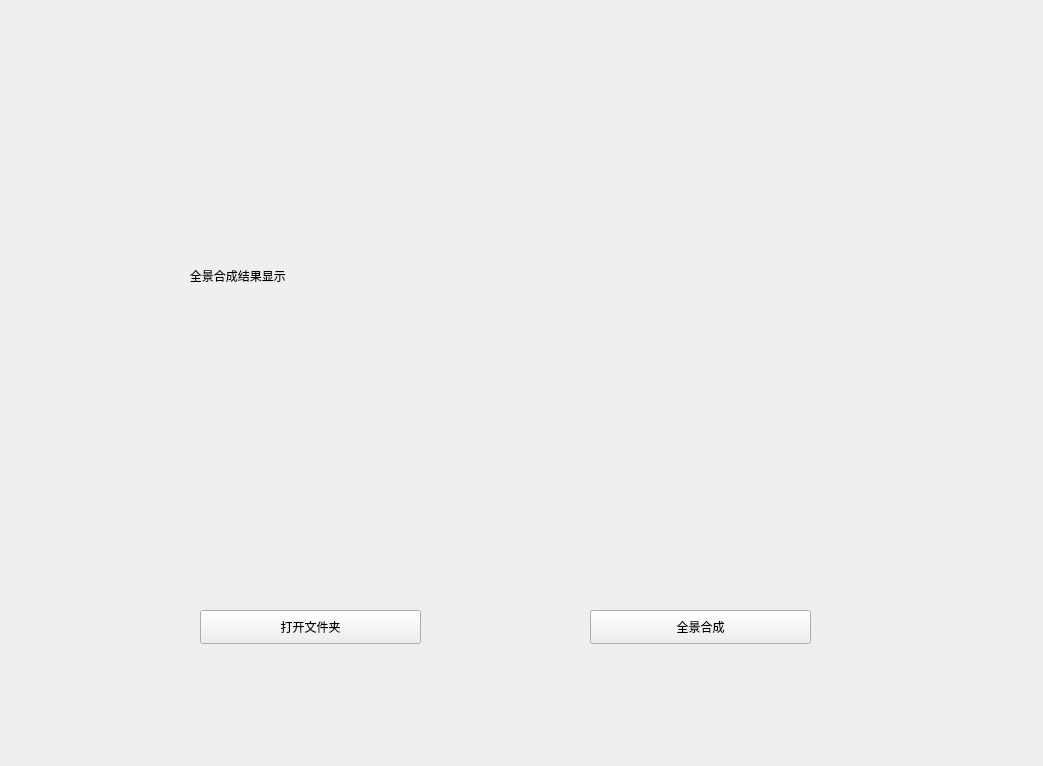
<?xml version="1.0" encoding="UTF-8"?>
<ui version="4.0">
 <class>Form</class>
 <widget class="QWidget" name="Form">
  <property name="geometry">
   <rect>
    <x>0</x>
    <y>0</y>
    <width>1043</width>
    <height>766</height>
   </rect>
  </property>
  <property name="minimumSize">
   <size>
    <width>1043</width>
    <height>766</height>
   </size>
  </property>
  <property name="maximumSize">
   <size>
    <width>1043</width>
    <height>766</height>
   </size>
  </property>
  <property name="windowTitle">
   <string>全景图像拼接</string>
  </property>
  <widget class="QLabel" name="lbl_show">
   <property name="geometry">
    <rect>
     <x>40</x>
     <y>50</y>
     <width>961</width>
     <height>451</height>
    </rect>
   </property>
   <property name="text">
    <string>                                             全景合成结果显示</string>
   </property>
  </widget>
  <widget class="QPushButton" name="btn_open">
   <property name="geometry">
    <rect>
     <x>200</x>
     <y>610</y>
     <width>221</width>
     <height>34</height>
    </rect>
   </property>
   <property name="text">
    <string>打开文件夹</string>
   </property>
  </widget>
  <widget class="QPushButton" name="btn_emerge">
   <property name="geometry">
    <rect>
     <x>590</x>
     <y>610</y>
     <width>221</width>
     <height>34</height>
    </rect>
   </property>
   <property name="text">
    <string>全景合成</string>
   </property>
  </widget>
  <widget class="QLabel" name="lbl_status">
   <property name="geometry">
    <rect>
     <x>420</x>
     <y>550</y>
     <width>231</width>
     <height>18</height>
    </rect>
   </property>
   <property name="text">
    <string/>
   </property>
  </widget>
 </widget>
 <resources/>
 <connections/>
</ui>
